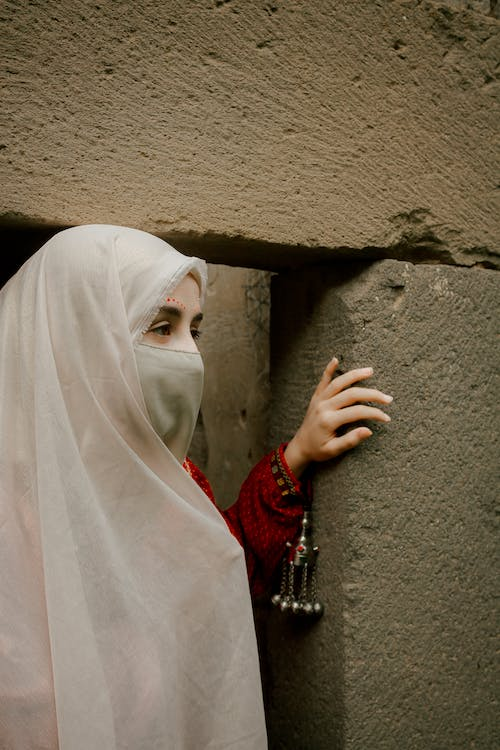
#> input picture images/image.jpeg, 500 x 750 px, given in place of influence.mp4, which was not available
$ jupyter execute --allow-errors 'Image Processing with Camera0.ipynb'
#> lines starting #> are read from the running program, lines starting #| are printed output that depends on the picture; after the words box and inside, x2 and y2 are one past the last pixel; in counts of white or black regions, pixels touching at a corner belong together; pictures that were not available may be replaced by others from this repository, and a replacement may not be noted
[cell 1]
import cv2

cap = cv2.VideoCapture('videos/influence.mp4')

num_objects = 2

trackers = []

while True:
    ret, frame = cap.read()
#> frame is the input picture: shape (750, 500, 3); mean B, G, R 82.8, 103.8, 117.8

    if not ret:
        break

    if not trackers:
        initial_bboxes = [(100, 100, 50, 50), (200, 200, 50, 50)]

        trackers = [cv2.TrackerMIL_create() for _ in range(num_objects)]
        for i, bbox in enumerate(initial_bboxes):
            trackers[i].init(frame, bbox)

    for i, tracker in enumerate(trackers):
        ret, bbox = tracker.update(frame)

        if ret:
            p1 = (int(bbox[0]), int(bbox[1]))
            p2 = (int(bbox[0] + bbox[2]), int(bbox[1] + bbox[3]))
            cv2.rectangle(frame, p1, p2, (0, 255, 0), 2)
#> this loop made 2 passes
#> (ret, bbox, p2) on passes 1 to 2: (True, (100, 98, 50, 50), (150, 148)), (True, (199, 201, 50, 50), (249, 251))
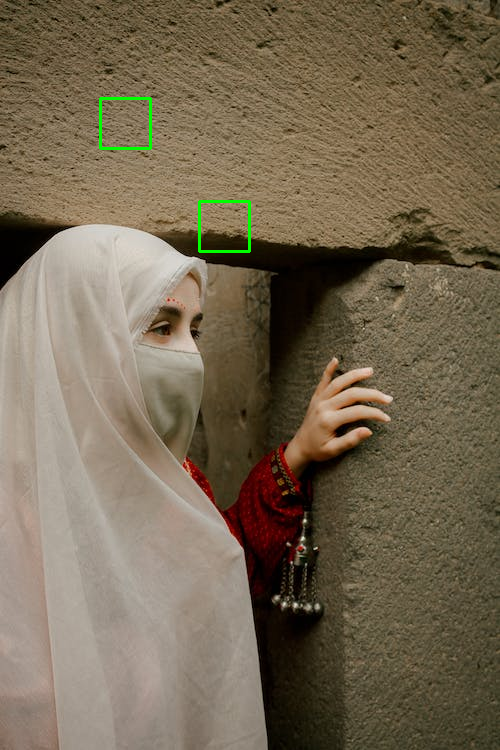
#> frame: shape (750, 500, 3); 0.32% of pixels changed, all inside (x1, y1, x2, y2) = (99, 97, 251, 253)

    cv2.imshow('Multi-object Tracking', frame)

    if cv2.waitKey(1) & 0xFF == ord('q'):
#> (key q is pressed here)
        break

cap.release()
cv2.destroyAllWindows()

[cell 2]
import cv2

# Video capture
cap = cv2.VideoCapture('videos/Start your IT Journey in 2023 RIGHT NOW.mp4')  # Replace with the path to your video file

# Number of objects to track
num_objects = 2  # Adjust based on your application

# Initialize trackers with an empty list
trackers = []

while True:
    ret, frame = cap.read()

    if not ret:
        break

    # Initialize trackers if not done yet
    if not trackers:
        # Define initial bounding boxes for the objects to track
        initial_bboxes = [(100, 100, 50, 50), (200, 200, 50, 50)]

        # Initialize trackers with the provided bounding boxes
        trackers = [cv2.TrackerMIL_create() for _ in range(num_objects)]
#> trackers = 2 items
        for i, bbox in enumerate(initial_bboxes):
            trackers[i].init(frame, bbox)

    # Update trackers and draw bounding boxes
    for i, tracker in enumerate(trackers):
        ret, bbox = tracker.update(frame)

        if ret:
            p1 = (int(bbox[0]), int(bbox[1]))
            p2 = (int(bbox[0] + bbox[2]), int(bbox[1] + bbox[3]))
            cv2.rectangle(frame, p1, p2, (0, 255, 0), 2)
#> this loop made 2 passes
#> (ret, bbox, p2) on passes 1 to 2: (True, (101, 101, 50, 50), (151, 151)), (True, (200, 201, 50, 50), (250, 251))
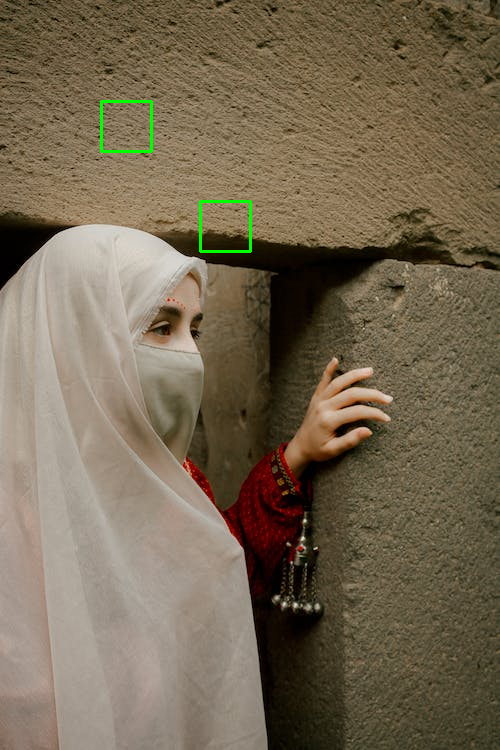
#> frame: shape (750, 500, 3); 0.32% of pixels changed, all inside (x1, y1, x2, y2) = (100, 100, 252, 253)

    # Display the frame with bounding boxes
    cv2.imshow('Multi-object Tracking', frame)

    # Termination conditions (add more as needed)
    if cv2.waitKey(1) & 0xFF == ord('q'):
#> (key q is pressed here)
        break

# Release resources
cap.release()
cv2.destroyAllWindows()

[cell 3]
import cv2

# Video capture
cap = cv2.VideoCapture('videos/Start your IT Journey in 2023 RIGHT NOW.mp4')  # Replace with the path to your video file

# Number of objects to track
num_objects = 2  # Adjust based on your application

# Initialize trackers with an empty list
trackers = []

# Callback function for mouse events (used for interactive bounding box selection)
# [12 lines left out: function select_initial_bboxes, not called in this run]

# Set up the window and callback
cv2.namedWindow('Multi-object Tracking')
cv2.setMouseCallback('Multi-object Tracking', select_initial_bboxes)

while True:
    ret, frame = cap.read()

    if not ret:
        break

    # Initialize trackers if not done yet
    if not trackers and len(initial_bboxes) == num_objects:
        # Initialize trackers with the provided bounding boxes
        trackers = [cv2.TrackerMIL_create() for _ in range(num_objects)]
        for i, bbox in enumerate(initial_bboxes):
            trackers[i].init(frame, bbox)

    # Update trackers and draw bounding boxes
    for i, tracker in enumerate(trackers):
        ret, bbox = tracker.update(frame)

        if ret:
            p1 = (int(bbox[0]), int(bbox[1]))
            p2 = (int(bbox[0] + bbox[2]), int(bbox[1] + bbox[3]))
            cv2.rectangle(frame, p1, p2, (0, 255, 0), 2)

            # Display object ID labels
            cv2.putText(frame, f'Object {i + 1}', (p1[0], p1[1] - 10), cv2.FONT_HERSHEY_SIMPLEX, 0.5, (0, 255, 0), 2)
#> this loop made 2 passes
#> (ret, bbox, p2) on passes 1 to 2: (True, (100, 100, 50, 50), (150, 150)), (True, (200, 201, 50, 50), (250, 251))
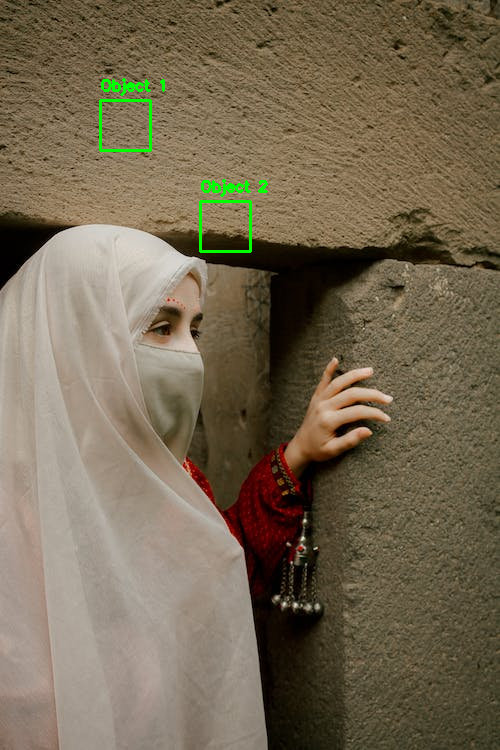
#> frame: shape (750, 500, 3); 0.55% of pixels changed, all inside (x1, y1, x2, y2) = (99, 78, 268, 253)

    # Display the frame with bounding boxes
    cv2.imshow('Multi-object Tracking', frame)

    # Termination conditions (add more as needed)
    if cv2.waitKey(1) & 0xFF == ord('q'):
#> (key q is pressed here)
        break

# Release resources
cap.release()
cv2.destroyAllWindows()

[cell 4]
import cv2
import time

# Video capture
cap = cv2.VideoCapture('videos/Start your IT Journey in 2023 RIGHT NOW.mp4')  # Replace with the path to your video file

# Number of objects to track
num_objects = 2  # Adjust based on your application

# Initialize trackers with an empty list
trackers = []

# Callback function for mouse events (used for interactive bounding box selection)
# [12 lines left out: function select_initial_bboxes, not called in this run]

# Set up the window and callback
cv2.namedWindow('Multi-object Tracking')
cv2.setMouseCallback('Multi-object Tracking', select_initial_bboxes)

# Variables for re-detection
re_detection_interval = 100  # Number of frames before re-detection
frame_count_since_detection = 0

# Variables for performance monitoring
fps_start_time = time.time()
fps_frame_count = 0

while True:
    ret, frame = cap.read()

    if not ret:
        break

    # Initialize trackers if not done yet
    if not trackers and len(initial_bboxes) == num_objects:
        # Initialize trackers with the provided bounding boxes
        trackers = [cv2.TrackerMIL_create() for _ in range(num_objects)]
        for i, bbox in enumerate(initial_bboxes):
            trackers[i].init(frame, bbox)

    # Update trackers and draw bounding boxes
    for i, tracker in enumerate(trackers):
        ret, bbox = tracker.update(frame)

        if ret:
            p1 = (int(bbox[0]), int(bbox[1]))
            p2 = (int(bbox[0] + bbox[2]), int(bbox[1] + bbox[3]))
            cv2.rectangle(frame, p1, p2, (0, 255, 0), 2)

            # Display object ID labels
            cv2.putText(frame, f'Object {i + 1}', (p1[0], p1[1] - 10), cv2.FONT_HERSHEY_SIMPLEX, 0.5, (0, 255, 0), 2)
#> this loop made 2 passes
#> (ret, bbox, p2) on passes 1 to 2: (True, (98, 101, 50, 50), (148, 151)), (True, (199, 201, 50, 50), (249, 251))
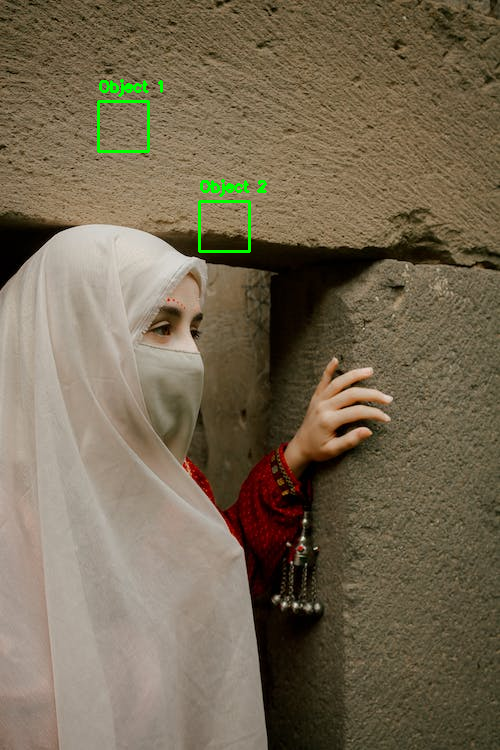
#> frame: shape (750, 500, 3); 0.55% of pixels changed, all inside (x1, y1, x2, y2) = (97, 79, 267, 253)

    # Display the frame with bounding boxes
    cv2.imshow('Multi-object Tracking', frame)

    # Object re-detection after a certain number of frames
    frame_count_since_detection += 1
    if frame_count_since_detection >= re_detection_interval:
        # Reset the frame count
        frame_count_since_detection = 0

        # Re-initialize trackers with the user-selected initial bounding boxes
        trackers = [cv2.TrackerMIL_create() for _ in range(num_objects)]
        for i, bbox in enumerate(initial_bboxes):
            trackers[i].init(frame, bbox)

    # Calculate and display FPS
    fps_frame_count += 1
    if time.time() - fps_start_time >= 1.0:
        fps = fps_frame_count / (time.time() - fps_start_time)
        print(f"FPS: {fps:.2f}")
        fps_frame_count = 0
        fps_start_time = time.time()

    # Termination conditions (add more as needed)
    if cv2.waitKey(1) & 0xFF == ord('q'):
#> (key q is pressed here)
        break

# Release resources
cap.release()
cv2.destroyAllWindows()

[cell 5]
import cv2
import numpy as np
import time

# Video capture
cap = cv2.VideoCapture('videos/Start your IT Journey in 2023 RIGHT NOW.mp4')  # Replace with the path to your video file

# Number of objects to track
num_objects = 2  # Adjust based on your application

# Initialize trackers with an empty list
trackers = []

# Background subtractor for object re-detection
bg_subtractor = cv2.createBackgroundSubtractorMOG2(history=500, varThreshold=16, detectShadows=False)

# Callback function for mouse events (used for interactive bounding box selection)
# [12 lines left out: function select_initial_bboxes, not called in this run]

# Set up the window and callback
cv2.namedWindow('Multi-object Tracking')
cv2.setMouseCallback('Multi-object Tracking', select_initial_bboxes)

# Variables for re-detection
re_detection_interval = 100  # Number of frames before re-detection
frame_count_since_detection = 0

# Variables for performance monitoring
fps_start_time = time.time()
fps_frame_count = 0

while True:
    ret, frame = cap.read()

    if not ret:
        break

    # Initialize trackers if not done yet
    if not trackers and len(initial_bboxes) == num_objects:
        # Initialize trackers with the provided bounding boxes
        trackers = [cv2.TrackerMIL_create() for _ in range(num_objects)]
        for i, bbox in enumerate(initial_bboxes):
            trackers[i].init(frame, bbox)

    # Update trackers and draw bounding boxes
    for i, tracker in enumerate(trackers):
        ret, bbox = tracker.update(frame)

        if ret:
            p1 = (int(bbox[0]), int(bbox[1]))
            p2 = (int(bbox[0] + bbox[2]), int(bbox[1] + bbox[3]))
            cv2.rectangle(frame, p1, p2, (0, 255, 0), 2)

            # Display object ID labels
            cv2.putText(frame, f'Object {i + 1}', (p1[0], p1[1] - 10), cv2.FONT_HERSHEY_SIMPLEX, 0.5, (0, 255, 0), 2)
#> this loop made 2 passes
#> (ret, bbox, p2) on passes 1 to 2: (True, (100, 99, 50, 50), (150, 149)), (True, (198, 201, 50, 50), (248, 251))
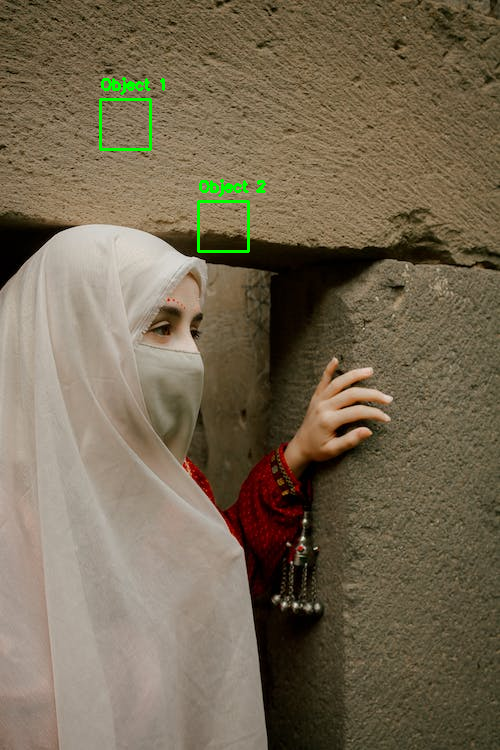
#> frame: shape (750, 500, 3); 0.55% of pixels changed, all inside (x1, y1, x2, y2) = (99, 77, 266, 253)

    # Object re-detection after a certain number of frames
    frame_count_since_detection += 1
    if frame_count_since_detection >= re_detection_interval:
        # Reset the frame count
        frame_count_since_detection = 0

        # Use background subtraction for re-detection
        fg_mask = bg_subtractor.apply(frame)
        fg_mask[fg_mask < 255] = 0  # Threshold the mask

        # Find contours in the mask
        contours, _ = cv2.findContours(fg_mask, cv2.RETR_EXTERNAL, cv2.CHAIN_APPROX_SIMPLE)

        # Sort contours by area (largest first)
        contours = sorted(contours, key=cv2.contourArea, reverse=True)

        # Re-initialize trackers with the largest contours
        for i, contour in enumerate(contours[:num_objects]):
            x, y, w, h = cv2.boundingRect(contour)
            trackers[i].init(frame, (x, y, w, h))

    # Display the frame with bounding boxes
    cv2.imshow('Multi-object Tracking', frame)

    # Calculate and display FPS
    fps_frame_count += 1
    if time.time() - fps_start_time >= 1.0:
        fps = fps_frame_count / (time.time() - fps_start_time)
        print(f"FPS: {fps:.2f}")
        fps_frame_count = 0
        fps_start_time = time.time()

    # Termination conditions (add more as needed)
    if cv2.waitKey(1) & 0xFF == ord('q'):
#> (key q is pressed here)
#> (the rest of the program and of its run is left out)
